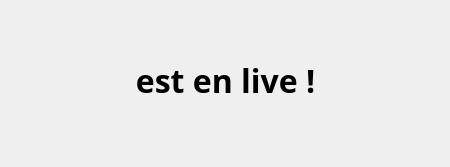
<?xml version="1.0" encoding="UTF-8"?>
<ui version="4.0">
 <class>popup_live</class>
 <widget class="QWidget" name="popup_live">
  <property name="geometry">
   <rect>
    <x>0</x>
    <y>0</y>
    <width>450</width>
    <height>167</height>
   </rect>
  </property>
  <property name="windowTitle">
   <string>Form</string>
  </property>
  <widget class="QLabel" name="lbl_pseudo">
   <property name="geometry">
    <rect>
     <x>0</x>
     <y>60</y>
     <width>451</width>
     <height>41</height>
    </rect>
   </property>
   <property name="font">
    <font>
     <family>Sakkal Majalla</family>
     <pointsize>24</pointsize>
     <weight>75</weight>
     <bold>true</bold>
    </font>
   </property>
   <property name="text">
    <string>est en live !</string>
   </property>
   <property name="alignment">
    <set>Qt::AlignCenter</set>
   </property>
  </widget>
 </widget>
 <resources/>
 <connections/>
</ui>
